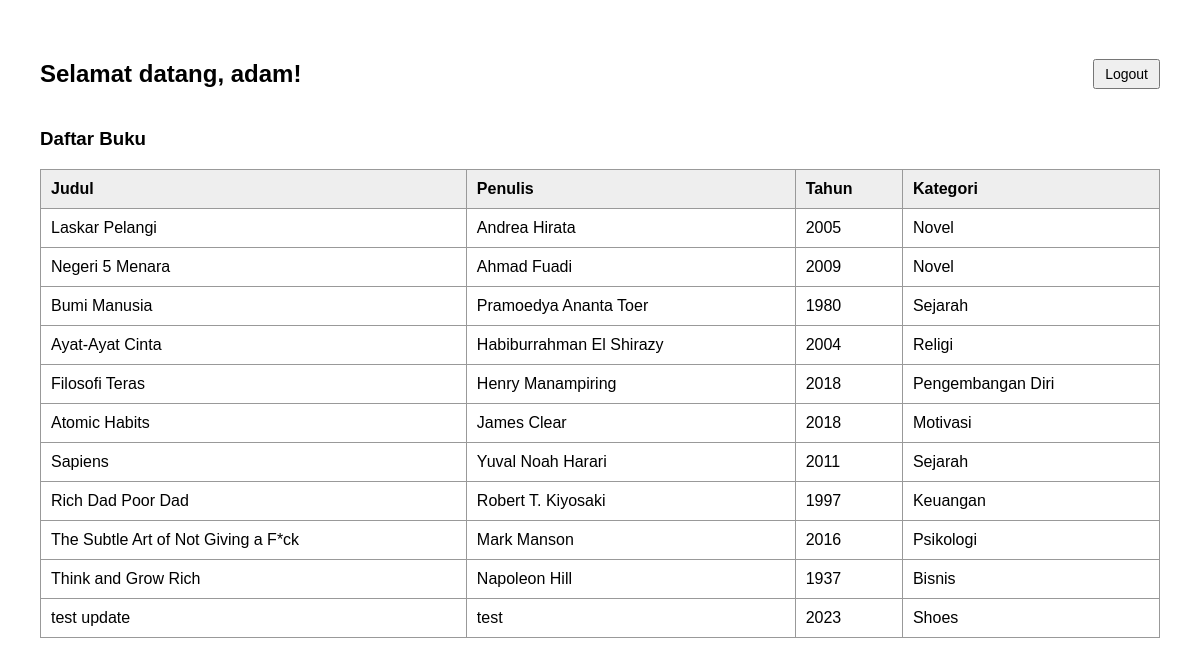
Page /book_read.php (signed in) on the committed database.
### tables this page shows
CREATE TABLE `books` (
  `id` int NOT NULL,
  `title` varchar(100) NOT NULL,
  `author` varchar(100) NOT NULL,
  `year` int NOT NULL,
  `category` varchar(100) NOT NULL
);

### book_read.php (the view, shortened to what this page needs)
<?php
require 'db.php';
$user = $_SESSION['user'];
$result = $conn->query("SELECT * FROM books");
$books = $result->fetch_all(MYSQLI_ASSOC);
?>
<!DOCTYPE html>
<html>
<head>
</head>
<body>
    <div class="top-bar">
        <div>
            <h2>Selamat datang, <?= htmlspecialchars($user['username']) ?>!</h2>
        </div>
        <div>
            <a href="logout.php"><button>Logout</button></a>
        </div>
    </div>
    <h3>Daftar Buku</h3>
    <table>
        <thead>
            <tr>
                <th>Judul</th>
                <th>Penulis</th>
                <th>Tahun</th>
                <th>Kategori</th>
            </tr>
        </thead>
        <tbody>
            <?php foreach ($books as $book): ?>
                <tr>
                    <td><?= htmlspecialchars($book['title']) ?></td>
                    <td><?= htmlspecialchars($book['author']) ?></td>
                    <td><?= htmlspecialchars($book['year']) ?></td>
                    <td><?= htmlspecialchars($book['category']) ?></td>
                </tr>
            <?php endforeach; ?>
        </tbody>
    </table>
</body>
</html>

### book_read.php (style rules this page uses)
body { font-family: Arial, sans-serif; margin: 40px; }
.top-bar { display: flex; justify-content: space-between; align-items: center; margin-bottom: 20px; }
table { border-collapse: collapse; width: 100%; margin-top: 10px; }
th, td { border: 1px solid #999; padding: 10px; text-align: left; }
th { background-color: #eee; }
button { padding: 5px 10px; font-size: 14px; }

### rows in the picture
books: title "Laskar Pelangi", author "Andrea Hirata", year "2005", category "Novel"
books: title "Negeri 5 Menara", author "Ahmad Fuadi", year "2009", category "Novel"
books: title "Bumi Manusia", author "Pramoedya Ananta Toer", year "1980", category "Sejarah"
books: title "Ayat-Ayat Cinta", author "Habiburrahman El Shirazy", year "2004", category "Religi"
books: title "Filosofi Teras", author "Henry Manampiring", year "2018", category "Pengembangan Diri"
books: title "Atomic Habits", author "James Clear", year "2018", category "Motivasi"
books: title "Sapiens", author "Yuval Noah Harari", year "2011", category "Sejarah"
books: title "Rich Dad Poor Dad", author "Robert T. Kiyosaki", year "1997", category "Keuangan"
books: title "The Subtle Art of Not Giving a F*ck", author "Mark Manson", year "2016", category "Psikologi"
books: title "Think and Grow Rich", author "Napoleon Hill", year "1937", category "Bisnis"
books: title "test update", author "test", year "2023", category "Shoes"

### other values in the picture
$user['username'] "adam"
